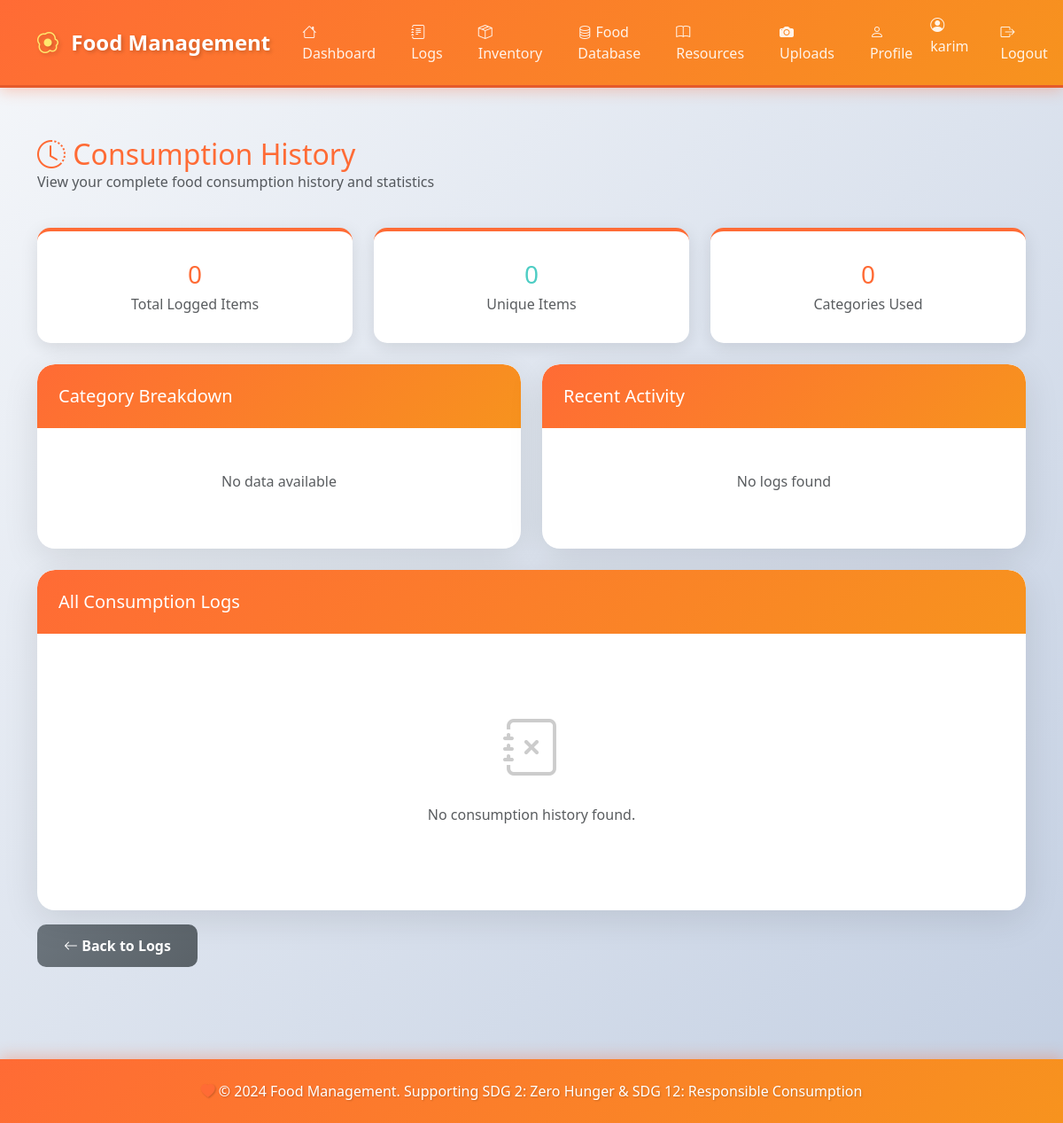
Before: /logs/history/ (signed in) with the older database file.
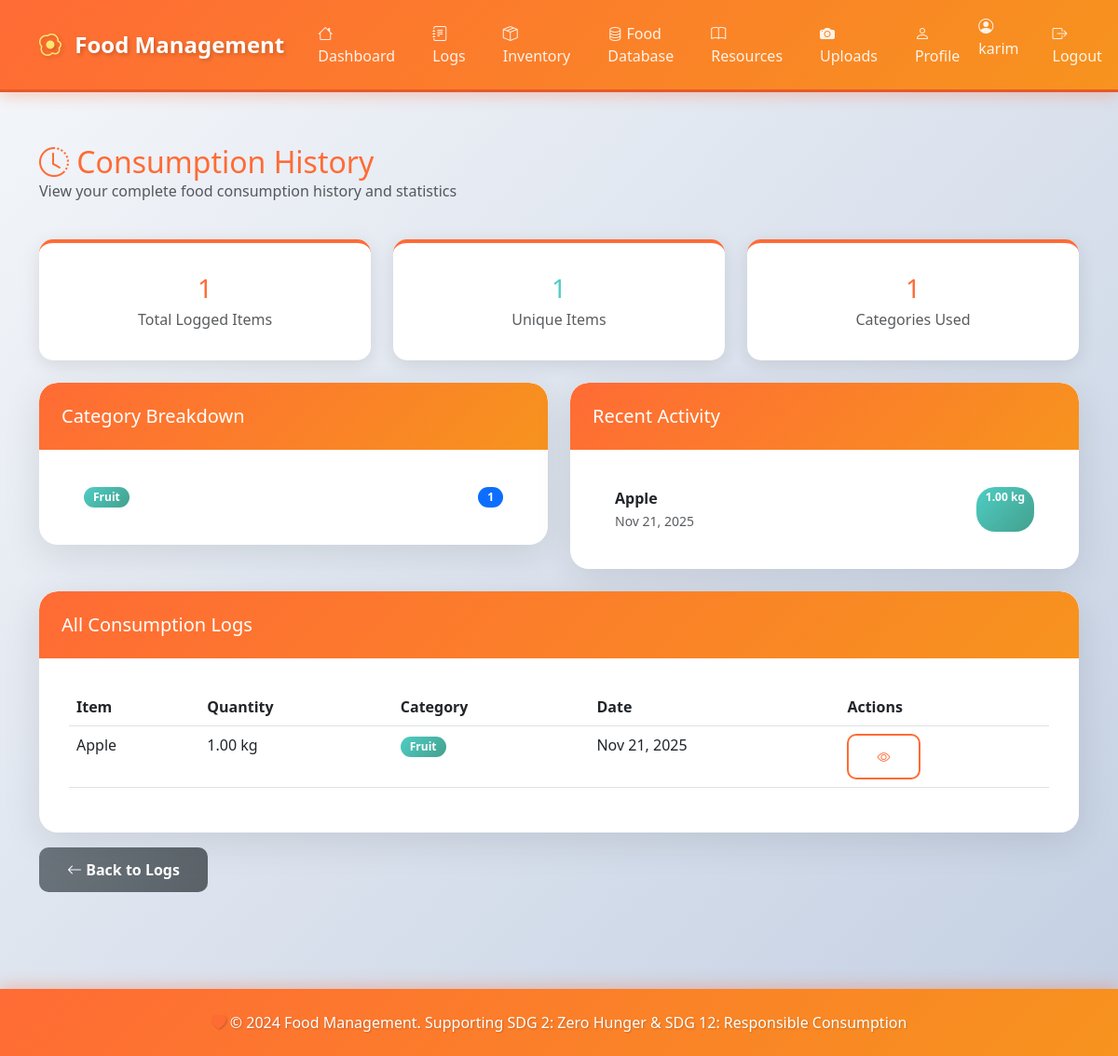
After: the same page with the newer database file.
### logs/models.py (models this page shows, shortened)
class FoodLog(models.Model):
    CATEGORY_CHOICES = [
        ('vegetable', 'Vegetable'),
        ('fruit', 'Fruit'),
        ('dairy', 'Dairy'),
        ('meat', 'Meat'),
        ('grain', 'Grain'),
        ('beverage', 'Beverage'),
        ('snack', 'Snack'),
        ('other', 'Other'),
    ]
    UNIT_CHOICES = [
        ('kg', 'Kilogram (kg)'),
        ('g', 'Gram (g)'),
        ('lb', 'Pound (lb)'),
        ('oz', 'Ounce (oz)'),
        ('l', 'Liter (l)'),
        ('ml', 'Milliliter (ml)'),
        ('cup', 'Cup'),
        ('piece', 'Piece'),
        ('serving', 'Serving'),
    ]
    user = models.ForeignKey(User, on_delete=models.CASCADE, related_name='food_logs')
    item_name = models.CharField(max_length=255, help_text="Name of the food item")
    quantity = models.DecimalField(
        max_digits=10,
        decimal_places=2,
        validators=[MinValueValidator(0)],
        help_text="Quantity consumed"
    )
    unit = models.CharField(max_length=20, choices=UNIT_CHOICES, default='piece')
    category = models.CharField(max_length=50, choices=CATEGORY_CHOICES, default='other')
    date_consumed = models.DateField(help_text="Date when the food was consumed")
    notes = models.TextField(blank=True, null=True, help_text="Additional notes about the consumption")
    created_at = models.DateTimeField(auto_now_add=True)
    updated_at = models.DateTimeField(auto_now=True)
    class Meta:
        verbose_name = "Food Log"
        verbose_name_plural = "Food Logs"
        ordering = ['-date_consumed', '-created_at']
        indexes = [
            models.Index(fields=['user', '-date_consumed']),
            models.Index(fields=['category']),
        ]

### logs/views.py (the view)
# urls.py: path('history/', views.log_history, name='history'),
@login_required
def log_history(request):
    logs = FoodLog.objects.filter(user=request.user)
    date_from = request.GET.get('date_from')
    date_to = request.GET.get('date_to')
    if date_from:
        logs = logs.filter(date_consumed__gte=date_from)
    if date_to:
        logs = logs.filter(date_consumed__lte=date_to)
    total_items = logs.count()
    unique_items = logs.values('item_name').distinct().count()
    daily_consumption = logs.values('date_consumed').annotate(
        count=Count('id')
    ).order_by('-date_consumed')[:30]  # Last 30 days
    category_breakdown = logs.values('category').annotate(
        count=Count('id')
    ).order_by('-count')
    context = {
        'logs': logs[:100],  # Limit to 100
        'total_items': total_items,
        'unique_items': unique_items,
        'daily_consumption': daily_consumption,
        'category_breakdown': category_breakdown,
    }
    return render(request, 'logs/history.html', context)

### templates/logs/history.html (shortened to what the changed rows need)
{% extends 'base.html' %}
{% block content %}
<div class="row mb-4">
    <div class="col-12">
        <h2 class="text-primary-custom mb-0">
            <i class="bi bi-clock-history"></i> Consumption History
        </h2>
    </div>
</div>
<div class="row g-4 mb-4">
    <div class="col-md-4">
        <div class="dashboard-card text-center">
            <h3 class="mb-1" style="color: var(--primary-color);">{{ total_items }}</h3>
            <p class="text-muted mb-0">Total Logged Items</p>
        </div>
    </div>
    <div class="col-md-4">
        <div class="dashboard-card text-center">
            <h3 class="mb-1" style="color: var(--secondary-color);">{{ unique_items }}</h3>
            <p class="text-muted mb-0">Unique Items</p>
        </div>
    </div>
    <div class="col-md-4">
        <div class="dashboard-card text-center">
            <h3 class="mb-1" style="color: var(--primary-color);">{{ category_breakdown|length }}</h3>
            <p class="text-muted mb-0">Categories Used</p>
        </div>
    </div>
</div>
<div class="row mb-4">
    <div class="col-md-6">
        <div class="card">
            <div class="card-body">
                {% if category_breakdown %}
                    <ul class="list-group list-group-flush">
                        {% for item in category_breakdown %}
                        <li class="list-group-item d-flex justify-content-between align-items-center">
                            <span class="badge" style="background: var(--gradient-secondary);">
                                {{ item.category|title }}
                            </span>
                            <span class="badge bg-primary rounded-pill">{{ item.count }}</span>
                        </li>
                        {% endfor %}
                    </ul>
                {% else %}
                    <p class="text-muted text-center py-3">No data available</p>
                {% endif %}
            </div>
        </div>
    </div>
    <div class="col-md-6">
        <div class="card">
            <div class="card-body">
                {% if logs %}
                    <div class="list-group list-group-flush">
                        {% for log in logs|slice:":10" %}
                        <div class="list-group-item">
                            <div class="d-flex justify-content-between">
                                <div>
                                    <strong>{{ log.item_name }}</strong>
                                    <br><small class="text-muted">{{ log.date_consumed|date:"M d, Y" }}</small>
                                </div>
                                <span class="badge" style="background: var(--gradient-secondary);">
                                    {{ log.quantity }} {{ log.unit }}
                                </span>
                            </div>
                        </div>
                        {% endfor %}
                    </div>
                {% else %}
                    <p class="text-muted text-center py-3">No logs found</p>
                {% endif %}
            </div>
        </div>
    </div>
</div>
<div class="card">
    <div class="card-body">
        {% if logs %}
            <div class="table-responsive">
                <table class="table table-hover">
                    <thead>
                        <tr>
                            <th>Item</th>
                            <th>Quantity</th>
                            <th>Category</th>
                            <th>Date</th>
                            <th>Actions</th>
                        </tr>
                    </thead>
                    <tbody>
                        {% for log in logs %}
                        <tr>
                            <td>{{ log.item_name }}</td>
                            <td>{{ log.quantity }} {{ log.unit }}</td>
                            <td>
                                <span class="badge" style="background: var(--gradient-secondary);">
                                    {{ log.get_category_display }}
                                </span>
                            </td>
                            <td>{{ log.date_consumed|date:"M d, Y" }}</td>
                            <td>
                                <a href="{% url 'logs:detail' log.pk %}" class="btn btn-sm btn-outline-primary">
                                    <i class="bi bi-eye"></i>
                                </a>
                            </td>
                        </tr>
                        {% endfor %}
                    </tbody>
                </table>
            </div>
        {% else %}
            <div class="text-center py-5">
                <i class="bi bi-journal-x" style="font-size: 4rem; color: #ccc;"></i>
                <p class="text-muted mt-3">No consumption history found.</p>
            </div>
        {% endif %}
    </div>
</div>
{% endblock %}

Changed rows visible on the page:
added FoodLog: item_name "Apple", date_consumed "Nov 21, 2025", quantity "1.00", unit "kg", category "Fruit"
Other visible differences:
{{ total_items }}: "0" → "1"
{{ unique_items }}: "0" → "1"
{{ category_breakdown|length }}: "0" → "1"
new list line: "Fruit 1"
text no longer shown: "No data available No logs found No consumption history found."
text now shown: "Item Quantity Category Date Actions"
